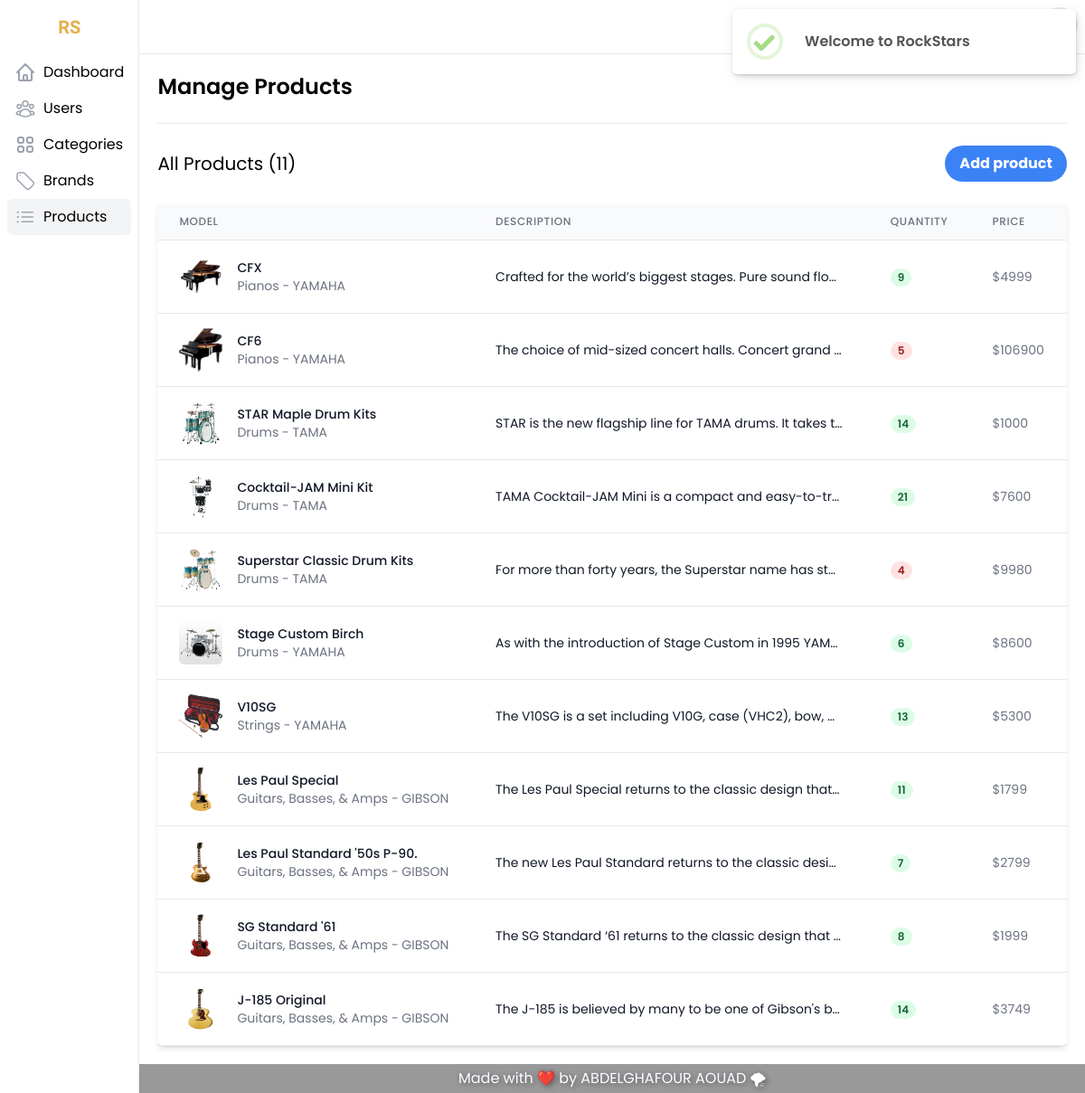
Screenshot of /code/products.php (signed in) with the database file from the repository.
### tables this page shows
CREATE TABLE IF NOT EXISTS `products` (
  `id` int NOT NULL AUTO_INCREMENT,
  `model` varchar(255) NOT NULL,
  `description` text,
  `brands_id` int NOT NULL,
  `categories_id` int NOT NULL,
  `quantity` int NOT NULL,
  `price` float NOT NULL,
  `picture` text NOT NULL,
  `created_at` timestamp NULL DEFAULT NULL,
  `updated_at` timestamp NOT NULL DEFAULT CURRENT_TIMESTAMP,
  `created_by` int NOT NULL,
  `updated_by` int NOT NULL,
  PRIMARY KEY (`id`)
);

CREATE TABLE IF NOT EXISTS `categories` (
  `id` int NOT NULL AUTO_INCREMENT,
  `name` varchar(255) NOT NULL,
  `description` text NOT NULL,
  `picture` text NOT NULL,
  PRIMARY KEY (`id`)
);

CREATE TABLE IF NOT EXISTS `brands` (
  `id` int NOT NULL AUTO_INCREMENT,
  `name` varchar(255) NOT NULL,
  `description` text NOT NULL,
  `picture` text NOT NULL,
  PRIMARY KEY (`id`)
);

### code/scripts.php (called while the page is built, shortened)
<?php
include_once 'connection.php';
function getAllProducts()
{
      global $conn;
      $sql = "SELECT products.* , categories.name as category ,brands.name as brand FROM products INNER JOIN(brands) on brands.id= products.brands_id INNER JOIN(categories) on categories.id=products.categories_id";
      $res = mysqli_query($conn, $sql);
      return $res;
}
function countProducts()
{
      global $conn;
      $sql = "SELECT count(id) FROM products ";
      $res = mysqli_fetch_assoc(mysqli_query($conn, $sql))['count(id)'];
      return $res;
}

### code/products.php (the view, shortened to what this page needs)
<?php
include 'scripts.php';
$products = getAllProducts();
$countProducts = countProducts();
?>
<!DOCTYPE html>
<html lang="en">
<head>
  <link rel="stylesheet" href="assets/css/main.css" />
</head>
<body class="font-Poppins">
  <div class="flex h-screen overflow-y-hidden bg-white">
    <aside class="inset-y-0 z-10 flex flex-col flex-shrink-0 w-fit max-h-screen overflow-hidden transition-all transform bg-white border-r shadow-lg lg:z-auto lg:static lg:shadow-none">
      <div class="flex items-center justify-center flex-shrink-0 p-2">
        <a href="index.php" class="pt-2">
          <div class="font-RockStars font-semibold text-sm ms:text-xl md:text-xl">
            <span class="text-gold">RS</span>
          </div>
        </a>
      </div>
      <nav class="flex-1 overflow-hidden hover:overflow-y-auto">
        <ul class="p-2 overflow-hidden">
          <li>
            <a href="dashboard.php" class="flex justify-start items-center p-2 space-x-2 rounded-md hover:bg-gray-100">
              <span>
              </span>
              <span class="hidden md:block">Dashboard</span>
            </a>
          </li>
          <li>
            <a href="users.php" class="flex justify-start items-center p-2 space-x-2 rounded-md hover:bg-gray-100">
              <span>
              </span>
              <span class="hidden md:block">Users</span>
            </a>
          </li>
          <li>
            <a href="categories.php" class="flex justify-start items-center p-2 space-x-2 rounded-md hover:bg-gray-100">
              <span>
              </span>
              <span class="hidden md:block">Categories</span>
            </a>
          </li>
          <li>
            <a href="brands.php" class="flex justify-start items-center p-2 space-x-2 rounded-md hover:bg-gray-100">
              <span>
              </span>
              <span class="hidden md:block">Brands</span>
            </a>
          </li>
          <li>
            <a href="products.php" class="flex justify-start items-center p-2 space-x-2 rounded-md bg-gray-100">
              <span>
              </span>
              <span class="hidden md:block">Products</span>
            </a>
          </li>
        </ul>
      </nav>
    </aside>
    <div class="flex flex-col flex-1 h-full overflow-hidden">
      <?php include 'include/header-dashboard.php'; ?>
      <main class="flex-1 max-h-full p-5 overflow-hidden overflow-y-scroll">
        <div class="flex flex-col items-start justify-between pb-6 space-y-4 border-b lg:items-center lg:space-y-0 lg:flex-row">
          <h1 class="text-2xl font-semibold whitespace-nowrap">Manage Products</h1>
        </div>
        <div class="flex mt-6 items-center justify-between">
          <h3 class="text-xl">All Products (<?= $countProducts ?>)</h3>
          <button onclick="openModal()" type="button" class="bg-blue-500 hover:bg-blue-700 text-white font-bold py-2 px-4 rounded-full">
            Add product
          </button>
        </div>
        <div class="flex flex-col mt-6">
          <div class="-my-2 overflow-x-auto sm:-mx-6 lg:-mx-8">
            <div class="inline-block min-w-full py-2 align-middle sm:px-6 lg:px-8">
              <div class="overflow-hidden border-b border-gray-200 rounded-md shadow-md">
                <table class="min-w-full overflow-x-scroll divide-y divide-gray-200">
                  <thead class="bg-gray-50">
                    <tr>
                      <th scope="col" class="px-6 py-3 text-xs font-medium tracking-wider text-left text-gray-500 uppercase">Model</th>
                      <th scope="col" class="px-6 py-3 text-xs font-medium tracking-wider text-left text-gray-500 uppercase">
                        description
                      </th>
                      <th scope="col" class="px-6 py-3 text-xs font-medium tracking-wider text-left text-gray-500 uppercase">quantity</th>
                      <th scope="col" class="px-6 py-3 text-xs font-medium tracking-wider text-left text-gray-500 uppercase">price</th>
                    </tr>
                  </thead>
                  <tbody class="bg-white divide-y divide-gray-200">
                    <?php
                    foreach ($products as  $product) { ?>
                      <tr class="transition-all hover:bg-gray-100 hover:shadow-lg" onclick="getProduct(<?= $product['id'] ?>)" id="<?= $product['id'] ?>">
                        <td class="px-6 py-4 whitespace-nowrap">
                          <div class="flex items-center">
                            <div class="flex-shrink-0 w-12 h-12">
                              <img class="picture w-12 h-12 rounded-md" product="<?= $product['picture'] ?>" src="assets/img/products/<?= $product['picture'] ?>" alt="" />
                            </div>
                            <div class="ml-4">
                              <div class="model text-sm font-medium text-gray-900" product="<?= $product['model'] ?>"><?= $product['model'] ?></div>
                              <div class="category text-sm text-gray-500" product="<?= $product['categories_id'] ?>"><?= $product['category'] ?> - <?= $product['brand'] ?></div>
                            </div>
                          </div>
                        </td>
                        <td class="brand px-6 py-4 whitespace-nowrap" product="<?= $product['brands_id'] ?>">
                          <p class="description text-sm truncate max-w-sm text-gray-900" product="<?= $product['description'] ?>"><?= $product['description'] ?></p>
                        </td>
                        <td class="px-6 py-4 whitespace-nowrap">
                          <span class="quantity inline-flex px-2 text-xs font-semibold leading-5 <?= $product['quantity'] <= 5 ? 'text-red-800 bg-red-100' : ' text-green-800 bg-green-100' ?> rounded-full" product="<?= $product['quantity'] ?>"> <?= $product['quantity'] ?> </span>
                        </td>
                        <td class="price px-6 py-4 text-sm text-gray-500 whitespace-nowrap" product="<?= $product['price'] ?>">$<?= $product['price'] ?></td>
                      </tr>
                    <?php } ?>
                  </tbody>
                </table>
              </div>
            </div>
          </div>
        </div>
      </main>
      <footer class="py-1 bg-transparentBlack">
        <div class="container mx-auto">
          <p class="text-shadow-lg text-xs md:text-base text-center text-white">Made with ❤️ by ABDELGHAFOUR AOUAD 🌪</p>
        </div>
      </footer>
    </div>
  </div>
</body>
</html>

### rows the page displays
products: picture (picture), model "CFX", categories.name "Pianos", brands.name "YAMAHA", description "Crafted for the world’s biggest stages. Pure sound flo…", quantity "9", price "4999"
products: picture (picture), model "CF6", categories.name "Pianos", brands.name "YAMAHA", description "The choice of mid-sized concert halls. Concert grand…", quantity "5", price "106900"
products: picture (picture), model "STAR Maple Drum Kits", categories.name "Drums", brands.name "TAMA", description "STAR is the new flagship line for TAMA drums. It takes t…", quantity "14", price "1000"
products: picture (picture), model "Cocktail-JAM Mini Kit", categories.name "Drums", brands.name "TAMA", description "TAMA Cocktail-JAM Mini is a compact and easy-to-tr…", quantity "21", price "7600"
products: picture (picture), model "Superstar Classic Drum Kits", categories.name "Drums", brands.name "TAMA", description "For more than forty years, the Superstar name has st…", quantity "4", price "9980"
products: picture (picture), model "Stage Custom Birch", categories.name "Drums", brands.name "YAMAHA", description "As with the introduction of Stage Custom in 1995 YAM…", quantity "6", price "8600"
products: picture (picture), model "V10SG", categories.name "Strings", brands.name "YAMAHA", description "The V10SG is a set including V10G, case (VHC2), bow,…", quantity "13", price "5300"
products: picture (picture), model "Les Paul Special", categories.name "Guitars, Basses, & Amps", brands.name "GIBSON", description "The Les Paul Special returns to the classic design that…", quantity "11", price "1799"
products: picture (picture), model "Les Paul Standard '50s P-90.", categories.name "Guitars, Basses, & Amps", brands.name "GIBSON", description "The new Les Paul Standard returns to the classic desi…", quantity "7", price "2799"
products: picture (picture), model "SG Standard '61", categories.name "Guitars, Basses, & Amps", brands.name "GIBSON", description "The SG Standard ‘61 returns to the classic design that…", quantity "8", price "1999"
products: picture (picture), model "J-185 Original", categories.name "Guitars, Basses, & Amps", brands.name "GIBSON", description "The J-185 is believed by many to be one of Gibson's b…", quantity "14", price "3749"

### other values shown
$countProducts "11"
